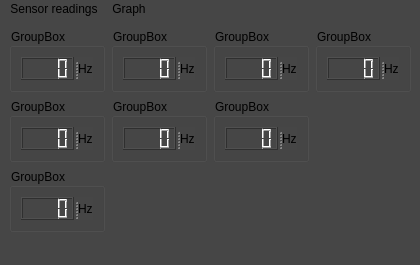
<?xml version="1.0" encoding="UTF-8"?>
<ui version="4.0">
 <class>SensorDisplayRK</class>
 <widget class="QMainWindow" name="SensorDisplayRK">
  <property name="geometry">
   <rect>
    <x>0</x>
    <y>0</y>
    <width>420</width>
    <height>265</height>
   </rect>
  </property>
  <property name="windowTitle">
   <string>SensorDisplayRK v0.1 beta</string>
  </property>
  <property name="autoFillBackground">
   <bool>false</bool>
  </property>
  <property name="styleSheet">
   <string notr="true">background-color: rgb(70, 70, 70);</string>
  </property>
  <widget class="QWidget" name="centralwidget">
   <layout class="QGridLayout" name="gridLayout">
    <item row="2" column="0">
     <widget class="QGroupBox" name="groupBox5000_8">
      <property name="minimumSize">
       <size>
        <width>96</width>
        <height>64</height>
       </size>
      </property>
      <property name="maximumSize">
       <size>
        <width>96</width>
        <height>64</height>
       </size>
      </property>
      <property name="title">
       <string>GroupBox</string>
      </property>
      <layout class="QHBoxLayout" name="horizontalLayout_11">
       <item>
        <widget class="QSplitter" name="splitter_11">
         <property name="orientation">
          <enum>Qt::Horizontal</enum>
         </property>
         <widget class="QLCDNumber" name="lcdNumber5000_11">
          <property name="styleSheet">
           <string notr="true">border-color: rgb(0, 0, 0);
color: rgb(0, 0, 0);</string>
          </property>
          <property name="smallDecimalPoint">
           <bool>false</bool>
          </property>
          <property name="digitCount">
           <number>4</number>
          </property>
         </widget>
         <widget class="QLabel" name="label_12">
          <property name="text">
           <string>Hz</string>
          </property>
          <property name="buddy">
           <cstring>label_2</cstring>
          </property>
         </widget>
        </widget>
       </item>
      </layout>
     </widget>
    </item>
    <item row="0" column="0">
     <widget class="QGroupBox" name="groupBox5000">
      <property name="minimumSize">
       <size>
        <width>96</width>
        <height>64</height>
       </size>
      </property>
      <property name="maximumSize">
       <size>
        <width>96</width>
        <height>64</height>
       </size>
      </property>
      <property name="title">
       <string>GroupBox</string>
      </property>
      <layout class="QHBoxLayout" name="horizontalLayout">
       <item>
        <widget class="QSplitter" name="splitter">
         <property name="orientation">
          <enum>Qt::Horizontal</enum>
         </property>
         <widget class="QLCDNumber" name="lcdNumber5000">
          <property name="styleSheet">
           <string notr="true">border-color: rgb(0, 0, 0);
color: rgb(0, 0, 0);</string>
          </property>
          <property name="smallDecimalPoint">
           <bool>false</bool>
          </property>
          <property name="digitCount">
           <number>4</number>
          </property>
         </widget>
         <widget class="QLabel" name="label_2">
          <property name="text">
           <string>Hz</string>
          </property>
          <property name="buddy">
           <cstring>label_2</cstring>
          </property>
         </widget>
        </widget>
       </item>
      </layout>
     </widget>
    </item>
    <item row="1" column="1">
     <widget class="QGroupBox" name="groupBox5000_6">
      <property name="minimumSize">
       <size>
        <width>96</width>
        <height>64</height>
       </size>
      </property>
      <property name="maximumSize">
       <size>
        <width>96</width>
        <height>64</height>
       </size>
      </property>
      <property name="title">
       <string>GroupBox</string>
      </property>
      <layout class="QHBoxLayout" name="horizontalLayout_9">
       <item>
        <widget class="QSplitter" name="splitter_9">
         <property name="orientation">
          <enum>Qt::Horizontal</enum>
         </property>
         <widget class="QLCDNumber" name="lcdNumber5000_9">
          <property name="styleSheet">
           <string notr="true">border-color: rgb(0, 0, 0);
color: rgb(0, 0, 0);</string>
          </property>
          <property name="smallDecimalPoint">
           <bool>false</bool>
          </property>
          <property name="digitCount">
           <number>4</number>
          </property>
         </widget>
         <widget class="QLabel" name="label_10">
          <property name="text">
           <string>Hz</string>
          </property>
          <property name="buddy">
           <cstring>label_2</cstring>
          </property>
         </widget>
        </widget>
       </item>
      </layout>
     </widget>
    </item>
    <item row="0" column="2">
     <widget class="QGroupBox" name="groupBox5000_4">
      <property name="minimumSize">
       <size>
        <width>96</width>
        <height>64</height>
       </size>
      </property>
      <property name="maximumSize">
       <size>
        <width>96</width>
        <height>64</height>
       </size>
      </property>
      <property name="title">
       <string>GroupBox</string>
      </property>
      <layout class="QHBoxLayout" name="horizontalLayout_7">
       <item>
        <widget class="QSplitter" name="splitter_7">
         <property name="orientation">
          <enum>Qt::Horizontal</enum>
         </property>
         <widget class="QLCDNumber" name="lcdNumber5000_7">
          <property name="styleSheet">
           <string notr="true">border-color: rgb(0, 0, 0);
color: rgb(0, 0, 0);</string>
          </property>
          <property name="smallDecimalPoint">
           <bool>false</bool>
          </property>
          <property name="digitCount">
           <number>4</number>
          </property>
         </widget>
         <widget class="QLabel" name="label_8">
          <property name="text">
           <string>Hz</string>
          </property>
          <property name="buddy">
           <cstring>label_2</cstring>
          </property>
         </widget>
        </widget>
       </item>
      </layout>
     </widget>
    </item>
    <item row="0" column="3">
     <widget class="QGroupBox" name="groupBox5000_2">
      <property name="maximumSize">
       <size>
        <width>96</width>
        <height>64</height>
       </size>
      </property>
      <property name="title">
       <string>GroupBox</string>
      </property>
      <layout class="QHBoxLayout" name="horizontalLayout_2">
       <item>
        <widget class="QSplitter" name="splitter_2">
         <property name="orientation">
          <enum>Qt::Horizontal</enum>
         </property>
         <widget class="QLCDNumber" name="lcdNumber5000_2">
          <property name="styleSheet">
           <string notr="true">border-color: rgb(0, 0, 0);
color: rgb(0, 0, 0);</string>
          </property>
          <property name="smallDecimalPoint">
           <bool>false</bool>
          </property>
          <property name="digitCount">
           <number>4</number>
          </property>
         </widget>
         <widget class="QLabel" name="label_3">
          <property name="text">
           <string>Hz</string>
          </property>
          <property name="buddy">
           <cstring>label_2</cstring>
          </property>
         </widget>
        </widget>
       </item>
      </layout>
     </widget>
    </item>
    <item row="0" column="1">
     <widget class="QGroupBox" name="groupBox5000_3">
      <property name="minimumSize">
       <size>
        <width>96</width>
        <height>64</height>
       </size>
      </property>
      <property name="maximumSize">
       <size>
        <width>96</width>
        <height>64</height>
       </size>
      </property>
      <property name="title">
       <string>GroupBox</string>
      </property>
      <layout class="QHBoxLayout" name="horizontalLayout_6">
       <item>
        <widget class="QSplitter" name="splitter_6">
         <property name="orientation">
          <enum>Qt::Horizontal</enum>
         </property>
         <widget class="QLCDNumber" name="lcdNumber5000_6">
          <property name="styleSheet">
           <string notr="true">border-color: rgb(0, 0, 0);
color: rgb(0, 0, 0);</string>
          </property>
          <property name="smallDecimalPoint">
           <bool>false</bool>
          </property>
          <property name="digitCount">
           <number>4</number>
          </property>
         </widget>
         <widget class="QLabel" name="label_7">
          <property name="text">
           <string>Hz</string>
          </property>
          <property name="buddy">
           <cstring>label_2</cstring>
          </property>
         </widget>
        </widget>
       </item>
      </layout>
     </widget>
    </item>
    <item row="1" column="0">
     <widget class="QGroupBox" name="groupBox5000_5">
      <property name="minimumSize">
       <size>
        <width>96</width>
        <height>64</height>
       </size>
      </property>
      <property name="maximumSize">
       <size>
        <width>96</width>
        <height>64</height>
       </size>
      </property>
      <property name="title">
       <string>GroupBox</string>
      </property>
      <layout class="QHBoxLayout" name="horizontalLayout_8">
       <item>
        <widget class="QSplitter" name="splitter_8">
         <property name="orientation">
          <enum>Qt::Horizontal</enum>
         </property>
         <widget class="QLCDNumber" name="lcdNumber5000_8">
          <property name="styleSheet">
           <string notr="true">border-color: rgb(0, 0, 0);
color: rgb(0, 0, 0);</string>
          </property>
          <property name="smallDecimalPoint">
           <bool>false</bool>
          </property>
          <property name="digitCount">
           <number>4</number>
          </property>
         </widget>
         <widget class="QLabel" name="label_9">
          <property name="text">
           <string>Hz</string>
          </property>
          <property name="buddy">
           <cstring>label_2</cstring>
          </property>
         </widget>
        </widget>
       </item>
      </layout>
     </widget>
    </item>
    <item row="1" column="2" colspan="2">
     <widget class="QGroupBox" name="groupBox5000_7">
      <property name="minimumSize">
       <size>
        <width>96</width>
        <height>64</height>
       </size>
      </property>
      <property name="maximumSize">
       <size>
        <width>96</width>
        <height>64</height>
       </size>
      </property>
      <property name="title">
       <string>GroupBox</string>
      </property>
      <layout class="QHBoxLayout" name="horizontalLayout_10">
       <item>
        <widget class="QSplitter" name="splitter_10">
         <property name="orientation">
          <enum>Qt::Horizontal</enum>
         </property>
         <widget class="QLCDNumber" name="lcdNumber5000_10">
          <property name="styleSheet">
           <string notr="true">border-color: rgb(0, 0, 0);
color: rgb(0, 0, 0);</string>
          </property>
          <property name="smallDecimalPoint">
           <bool>false</bool>
          </property>
          <property name="digitCount">
           <number>4</number>
          </property>
         </widget>
         <widget class="QLabel" name="label_11">
          <property name="text">
           <string>Hz</string>
          </property>
          <property name="buddy">
           <cstring>label_2</cstring>
          </property>
         </widget>
        </widget>
       </item>
      </layout>
     </widget>
    </item>
   </layout>
  </widget>
  <widget class="QMenuBar" name="menubar">
   <property name="geometry">
    <rect>
     <x>0</x>
     <y>0</y>
     <width>420</width>
     <height>21</height>
    </rect>
   </property>
   <widget class="QMenu" name="menuSensor_readings">
    <property name="title">
     <string>Sensor readings</string>
    </property>
   </widget>
   <widget class="QMenu" name="menuGraph">
    <property name="title">
     <string>Graph</string>
    </property>
   </widget>
   <addaction name="menuSensor_readings"/>
   <addaction name="menuGraph"/>
  </widget>
  <widget class="QStatusBar" name="statusbar"/>
 </widget>
 <resources/>
 <connections>
  <connection>
   <sender>lcdNumber5000</sender>
   <signal>objectNameChanged(QString)</signal>
   <receiver>lcdNumber5000</receiver>
   <slot>display(QString)</slot>
   <hints>
    <hint type="sourcelabel">
     <x>67</x>
     <y>98</y>
    </hint>
    <hint type="destinationlabel">
     <x>67</x>
     <y>98</y>
    </hint>
   </hints>
  </connection>
 </connections>
</ui>
